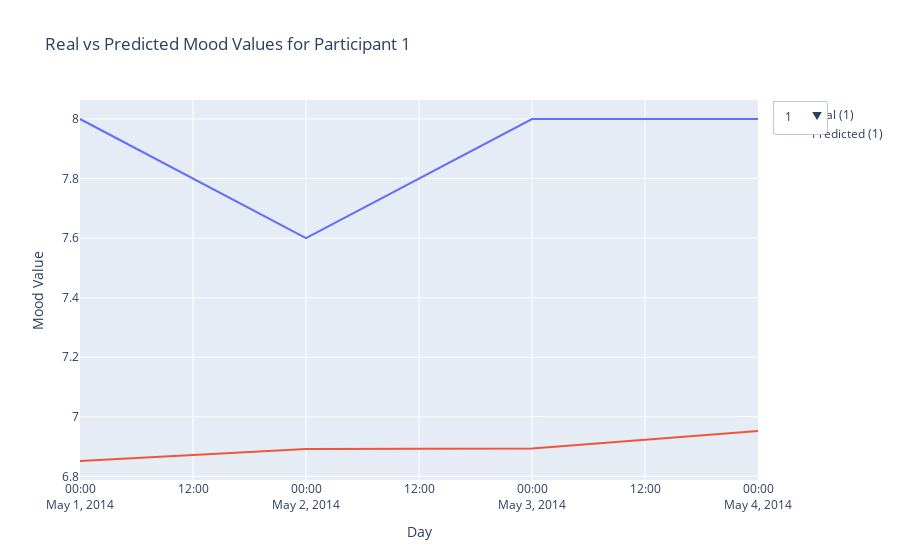

The cell this chart's notebook holds for it:
### Markdown cell above
### Plot predictions

### Code cell
# Call the function to predict and plot
# predict_and_plot(model, train_loader, train_dataset, target_scaler=scaler_target, show_plot=True, save_html=True, title="train", scaler_type=SCALER_TYPE)
df_results, mae, rmse, r2 = predict_and_plot(model, test_loader, test_dataset, target_scaler=scaler_target, show_plot=True, save_html=True, title="test", scaler_type=SCALER_TYPE)

### Figure 1 — Plotly figure (JSON) as saved in the notebook; plotly's stock layout.template omitted (floating-point values rounded to 4 significant figures)
{"data": [{"mode": "lines", "name": "Real (1)", "type": "scatter", "visible": true, "x": ["2014-05-01", "2014-05-02", "2014-05-03", "2014-05-04"], "y": [8, 7.6, 8, 8]}, {"mode": "lines", "name": "Predicted (1)", "type": "scatter", "visible": true, "x": ["2014-05-01", "2014-05-02", "2014-05-03", "2014-05-04"], "y": [6.851, 6.892, 6.893, 6.952]}, {"mode": "lines", "name": "Real (2)", "type": "scatter", "visible": false, "x": ["2014-04-17", "2014-04-18", "2014-04-19", "2014-04-20", "2014-04-21", "2014-04-22", "2014-04-23", "2014-04-24", "2014-04-25"], "y": [6.5, 5.667, 5.5, 7, 9, 7, 7.75, 7.4, 7.25]}, {"mode": "lines", "name": "Predicted (2)", "type": "scatter", "visible": false, "x": ["2014-04-17", "2014-04-18", "2014-04-19", "2014-04-20", "2014-04-21", "2014-04-22", "2014-04-23", "2014-04-24", "2014-04-25"], "y": [7.103, 5.929, 6.577, 5.829, 7.257, 6.067, 7.823, 7.351, 7.44]}, {"mode": "lines", "name": "Real (3)", "type": "scatter", "visible": false, "x": ["2014-04-28", "2014-04-29", "2014-04-30", "2014-05-01", "2014-05-02", "2014-05-03", "2014-05-04", "2014-05-05", "2014-05-06", "2014-05-07"], "y": [7.458, 7.667, 7.2, 7, 6.8, 7, 6.75, 7, 6.333, 7.25]}, {"mode": "lines", "name": "Predicted (3)", "type": "scatter", "visible": false, "x": ["2014-04-28", "2014-04-29", "2014-04-30", "2014-05-01", "2014-05-02", "2014-05-03", "2014-05-04", "2014-05-05", "2014-05-06", "2014-05-07"], "y": [7.401, 7.312, 7.1, 6.571, 7.029, 6.352, 6.291, 6.694, 6.81, 6.525]}, {"mode": "lines", "name": "Real (5)", "type": "scatter", "visible": false, "x": ["2014-04-25", "2014-04-26", "2014-04-27", "2014-04-28", "2014-04-29", "2014-04-30", "2014-05-01", "2014-05-02", "2014-05-03", "2014-05-04", "2014-05-05"], "y": [7.6, 7, 6.875, 6.75, 7, 5.4, 5, 6.2, 5.667, 8, 5.5]}, {"mode": "lines", "name": "Predicted (5)", "type": "scatter", "visible": false, "x": ["2014-04-25", "2014-04-26", "2014-04-27", "2014-04-28", "2014-04-29", "2014-04-30", "2014-05-01", "2014-05-02", "2014-05-03", "2014-05-04", "2014-05-05"], "y": [7.093, 6.815, 6.406, 6.924, 6.599, 6.147, 5.588, 6.71, 4.598, 5.894, 6.476]}, {"mode": "lines", "name": "Real (6)", "type": "scatter", "visible": false, "x": ["2014-04-29", "2014-04-30", "2014-05-01", "2014-05-02", "2014-05-03", "2014-05-04", "2014-05-05", "2014-05-06", "2014-05-07", "2014-05-08"], "y": [5.6, 5.8, 5.75, 6.667, 7, 7.2, 7.4, 6.8, 6.667, 8]}, {"mode": "lines", "name": "Predicted (6)", "type": "scatter", "visible": false, "x": ["2014-04-29", "2014-04-30", "2014-05-01", "2014-05-02", "2014-05-03", "2014-05-04", "2014-05-05", "2014-05-06", "2014-05-07", "2014-05-08"], "y": [6.085, 5.201, 6.092, 6.627, 5.839, 7.086, 6.531, 6.543, 7.272, 6.798]}, {"mode": "lines", "name": "Real (7)", "type": "scatter", "visible": false, "x": ["2014-04-26", "2014-04-27", "2014-04-28", "2014-04-29", "2014-04-30", "2014-05-01", "2014-05-02", "2014-05-03", "2014-05-04", "2014-05-05"], "y": [7.5, 7.6, 7.75, 6.6, 6, 6.6, 5.6, 4.8, 6, 7.667]}, {"mode": "lines", "name": "Predicted (7)", "type": "scatter", "visible": false, "x": ["2014-04-26", "2014-04-27", "2014-04-28", "2014-04-29", "2014-04-30", "2014-05-01", "2014-05-02", "2014-05-03", "2014-05-04", "2014-05-05"], "y": [5.59, 6.143, 6.49, 6.11, 6.394, 6.517, 6.145, 6.123, 5.951, 6.637]}, {"mode": "lines", "name": "Real (8)", "type": "scatter", "visible": false, "x": ["2014-04-23", "2014-04-24", "2014-04-25", "2014-04-26", "2014-04-27", "2014-04-28", "2014-04-29", "2014-04-30", "2014-05-01", "2014-05-02", "2014-05-03", "2014-05-04", "2014-05-05"], "y": [8.5, 7.833, 8.333, 8, 7.25, 8, 8, 6, 6.667, 6.8, 6.8, 7, 7]}, {"mode": "lines", "name": "Predicted (8)", "type": "scatter", "visible": false, "x": ["2014-04-23", "2014-04-24", "2014-04-25", "2014-04-26", "2014-04-27", "2014-04-28", "2014-04-29", "2014-04-30", "2014-05-01", "2014-05-02", "2014-05-03", "2014-05-04", "2014-05-05"], "y": [6.624, 7.406, 6.864, 6.762, 7.631, 6.914, 6.618, 6.722, 6.829, 6.803, 6.92, 6.653, 6.488]}, {"mode": "lines", "name": "Real (9)", "type": "scatter", "visible": false, "x": ["2014-04-26", "2014-04-27", "2014-04-28", "2014-04-29", "2014-04-30", "2014-05-01", "2014-05-02", "2014-05-03", "2014-05-04", "2014-05-05"], "y": [7, 6.8, 7, 7, 7, 7, 7, 7.2, 7, 7]}, {"mode": "lines", "name": "Predicted (9)", "type": "scatter", "visible": false, "x": ["2014-04-26", "2014-04-27", "2014-04-28", "2014-04-29", "2014-04-30", "2014-05-01", "2014-05-02", "2014-05-03", "2014-05-04", "2014-05-05"], "y": [5.951, 6.789, 6.79, 6.699, 6.874, 6.99, 6.58, 6.863, 6.633, 6.653]}, {"mode": "lines", "name": "Real (12)", "type": "scatter", "visible": false, "x": ["2014-04-28", "2014-04-29", "2014-04-30", "2014-05-01", "2014-05-02", "2014-05-03", "2014-05-04", "2014-05-05"], "y": [8, 7.5, 7, 7.333, 7.25, 6.75, 7, 7]}, {"mode": "lines", "name": "Predicted (12)", "type": "scatter", "visible": false, "x": ["2014-04-28", "2014-04-29", "2014-04-30", "2014-05-01", "2014-05-02", "2014-05-03", "2014-05-04", "2014-05-05"], "y": [6.825, 6.865, 6.89, 6.918, 6.698, 6.731, 6.893, 6.339]}, {"mode": "lines", "name": "Real (13)", "type": "scatter", "visible": false, "x": ["2014-04-24", "2014-04-25", "2014-04-26", "2014-04-27", "2014-04-28", "2014-04-29", "2014-04-30", "2014-05-01", "2014-05-02", "2014-05-03", "2014-05-04"], "y": [8, 7, 7.25, 7.375, 7.5, 7.75, 6.8, 7.8, 7.4, 6.6, 7]}, {"mode": "lines", "name": "Predicted (13)", "type": "scatter", "visible": false, "x": ["2014-04-24", "2014-04-25", "2014-04-26", "2014-04-27", "2014-04-28", "2014-04-29", "2014-04-30", "2014-05-01", "2014-05-02", "2014-05-03", "2014-05-04"], "y": [6.725, 6.771, 7.347, 7.408, 6.835, 6.393, 6.622, 7.084, 7.012, 6.921, 6.846]}, {"mode": "lines", "name": "Real (14)", "type": "scatter", "visible": false, "x": ["2014-04-26", "2014-04-27", "2014-04-28", "2014-04-29", "2014-04-30", "2014-05-01", "2014-05-02", "2014-05-03", "2014-05-04", "2014-05-05"], "y": [7, 7, 7.2, 6.75, 7.333, 7, 7, 7.6, 7.4, 9]}, {"mode": "lines", "name": "Predicted (14)", "type": "scatter", "visible": false, "x": ["2014-04-26", "2014-04-27", "2014-04-28", "2014-04-29", "2014-04-30", "2014-05-01", "2014-05-02", "2014-05-03", "2014-05-04", "2014-05-05"], "y": [6.339, 6.973, 6.378, 6.393, 6.404, 6.583, 6.528, 7.791, 7.539, 7.519]}, {"mode": "lines", "name": "Real (15)", "type": "scatter", "visible": false, "x": ["2014-04-27", "2014-04-28", "2014-04-29", "2014-04-30", "2014-05-01", "2014-05-02", "2014-05-03", "2014-05-04", "2014-05-05", "2014-05-06", "2014-05-07", "2014-05-08"], "y": [6.6, 6.75, 7.8, 7, 7, 7.5, 8, 6.5, 6.5, 6.8, 7, 7.4]}, {"mode": "lines", "name": "Predicted (15)", "type": "scatter", "visible": false, "x": ["2014-04-27", "2014-04-28", "2014-04-29", "2014-04-30", "2014-05-01", "2014-05-02", "2014-05-03", "2014-05-04", "2014-05-05", "2014-05-06", "2014-05-07", "2014-05-08"], "y": [7.539, 6.877, 6.602, 7.123, 6.806, 7.181, 7.43, 6.512, 6.608, 6.149, 7.267, 7.256]}, {"mode": "lines", "name": "Real (16)", "type": "scatter", "visible": false, "x": ["2014-04-25", "2014-04-26", "2014-04-27", "2014-04-28", "2014-04-29", "2014-04-30", "2014-05-01", "2014-05-02", "2014-05-03", "2014-05-04", "2014-05-05"], "y": [6.6, 6.2, 7.6, 8, 7.2, 5.8, 5.4, 7.4, 6.4, 7.8, 7.8]}, {"mode": "lines", "name": "Predicted (16)", "type": "scatter", "visible": false, "x": ["2014-04-25", "2014-04-26", "2014-04-27", "2014-04-28", "2014-04-29", "2014-04-30", "2014-05-01", "2014-05-02", "2014-05-03", "2014-05-04", "2014-05-05"], "y": [6.473, 6.826, 6.991, 6.856, 7.201, 7.263, 7.164, 6.944, 6.144, 5.75, 7.803]}, {"mode": "lines", "name": "Real (17)", "type": "scatter", "visible": false, "x": ["2014-04-23", "2014-04-24", "2014-04-25", "2014-04-26", "2014-04-27", "2014-04-28", "2014-04-29", "2014-04-30", "2014-05-01", "2014-05-02", "2014-05-03", "2014-05-04", "2014-05-05"], "y": [6.8, 7.5, 7, 6.4, 6.667, 6.333, 6.5, 7.8, 7.6, 8.2, 7.6, 6, 7.8]}, {"mode": "lines", "name": "Predicted (17)", "type": "scatter", "visible": false, "x": ["2014-04-23", "2014-04-24", "2014-04-25", "2014-04-26", "2014-04-27", "2014-04-28", "2014-04-29", "2014-04-30", "2014-05-01", "2014-05-02", "2014-05-03", "2014-05-04", "2014-05-05"], "y": [7.275, 7.171, 7.355, 7.072, 7.61, 7.002, 6.577, 7.231, 7.963, 7.668, 8.112, 7.144, 6.619]}, {"mode": "lines", "name": "Real (19)", "type": "scatter", "visible": false, "x": ["2014-04-26", "2014-04-27", "2014-04-28", "2014-04-29", "2014-04-30", "2014-05-01", "2014-05-02", "2014-05-03", "2014-05-04", "2014-05-05"], "y": [8.2, 8, 7.8, 7.8, 8, 6.75, 7, 7, 7, 7]}, {"mode": "lines", "name": "Predicted (19)", "type": "scatter", "visible": false, "x": ["2014-04-26", "2014-04-27", "2014-04-28", "2014-04-29", "2014-04-30", "2014-05-01", "2014-05-02", "2014-05-03", "2014-05-04", "2014-05-05"], "y": [7.847, 7.981, 7.805, 7.732, 7.779, 7.782, 7.176, 7.26, 7.114, 7.264]}, {"mode": "lines", "name": "Real (20)", "type": "scatter", "visible": false, "x": ["2014-04-26", "2014-04-27", "2014-04-28", "2014-04-29", "2014-04-30", "2014-05-01", "2014-05-02", "2014-05-03", "2014-05-04", "2014-05-05"], "y": [8.667, 7.75, 7.25, 7.2, 7.2, 5.75, 6.2, 8.2, 7, 6.8]}, {"mode": "lines", "name": "Predicted (20)", "type": "scatter", "visible": false, "x": ["2014-04-26", "2014-04-27", "2014-04-28", "2014-04-29", "2014-04-30", "2014-05-01", "2014-05-02", "2014-05-03", "2014-05-04", "2014-05-05"], "y": [7.094, 7.24, 7.785, 8.23, 7.549, 6.863, 6.267, 7.144, 6.788, 6.622]}, {"mode": "lines", "name": "Real (23)", "type": "scatter", "visible": false, "x": ["2014-04-23"], "y": [7]}, {"mode": "lines", "name": "Predicted (23)", "type": "scatter", "visible": false, "x": ["2014-04-23"], "y": [7.218]}], "layout": {"title": {"text": "Real vs Predicted Mood Values for Participant 1"}, "updatemenus": [{"active": 0, "buttons": [{"args": [{"visible": [true, true, false, false, false, false, false, false, false, false, false, false, false, false, false, false, false, false, false, false, false, false, false, false, false, false, false, false, false, false, false, false, false, false]}, {"title": "Real vs Predicted Mood Values for Participant 1", "xaxis": {"title": "Day"}, "yaxis": {"title": "Mood Value"}}], "label": "1", "method": "update"}, {"args": [{"visible": [false, false, true, true, false, false, false, false, false, false, false, false, false, false, false, false, false, false, false, false, false, false, false, false, false, false, false, false, false, false, false, false, false, false]}, {"title": "Real vs Predicted Mood Values for Participant 2", "xaxis": {"title": "Day"}, "yaxis": {"title": "Mood Value"}}], "label": "2", "method": "update"}, {"args": [{"visible": [false, false, false, false, true, true, false, false, false, false, false, false, false, false, false, false, false, false, false, false, false, false, false, false, false, false, false, false, false, false, false, false, false, false]}, {"title": "Real vs Predicted Mood Values for Participant 3", "xaxis": {"title": "Day"}, "yaxis": {"title": "Mood Value"}}], "label": "3", "method": "update"}, {"args": [{"visible": [false, false, false, false, false, false, true, true, false, false, false, false, false, false, false, false, false, false, false, false, false, false, false, false, false, false, false, false, false, false, false, false, false, false]}, {"title": "Real vs Predicted Mood Values for Participant 5", "xaxis": {"title": "Day"}, "yaxis": {"title": "Mood Value"}}], "label": "5", "method": "update"}, {"args": [{"visible": [false, false, false, false, false, false, false, false, true, true, false, false, false, false, false, false, false, false, false, false, false, false, false, false, false, false, false, false, false, false, false, false, false, false]}, {"title": "Real vs Predicted Mood Values for Participant 6", "xaxis": {"title": "Day"}, "yaxis": {"title": "Mood Value"}}], "label": "6", "method": "update"}, {"args": [{"visible": [false, false, false, false, false, false, false, false, false, false, true, true, false, false, false, false, false, false, false, false, false, false, false, false, false, false, false, false, false, false, false, false, false, false]}, {"title": "Real vs Predicted Mood Values for Participant 7", "xaxis": {"title": "Day"}, "yaxis": {"title": "Mood Value"}}], "label": "7", "method": "update"}, {"args": [{"visible": [false, false, false, false, false, false, false, false, false, false, false, false, true, true, false, false, false, false, false, false, false, false, false, false, false, false, false, false, false, false, false, false, false, false]}, {"title": "Real vs Predicted Mood Values for Participant 8", "xaxis": {"title": "Day"}, "yaxis": {"title": "Mood Value"}}], "label": "8", "method": "update"}, {"args": [{"visible": [false, false, false, false, false, false, false, false, false, false, false, false, false, false, true, true, false, false, false, false, false, false, false, false, false, false, false, false, false, false, false, false, false, false]}, {"title": "Real vs Predicted Mood Values for Participant 9", "xaxis": {"title": "Day"}, "yaxis": {"title": "Mood Value"}}], "label": "9", "method": "update"}, {"args": [{"visible": [false, false, false, false, false, false, false, false, false, false, false, false, false, false, false, false, true, true, false, false, false, false, false, false, false, false, false, false, false, false, false, false, false, false]}, {"title": "Real vs Predicted Mood Values for Participant 12", "xaxis": {"title": "Day"}, "yaxis": {"title": "Mood Value"}}], "label": "12", "method": "update"}, {"args": [{"visible": [false, false, false, false, false, false, false, false, false, false, false, false, false, false, false, false, false, false, true, true, false, false, false, false, false, false, false, false, false, false, false, false, false, false]}, {"title": "Real vs Predicted Mood Values for Participant 13", "xaxis": {"title": "Day"}, "yaxis": {"title": "Mood Value"}}], "label": "13", "method": "update"}, {"args": [{"visible": [false, false, false, false, false, false, false, false, false, false, false, false, false, false, false, false, false, false, false, false, true, true, false, false, false, false, false, false, false, false, false, false, false, false]}, {"title": "Real vs Predicted Mood Values for Participant 14", "xaxis": {"title": "Day"}, "yaxis": {"title": "Mood Value"}}], "label": "14", "method": "update"}, {"args": [{"visible": [false, false, false, false, false, false, false, false, false, false, false, false, false, false, false, false, false, false, false, false, false, false, true, true, false, false, false, false, false, false, false, false, false, false]}, {"title": "Real vs Predicted Mood Values for Participant 15", "xaxis": {"title": "Day"}, "yaxis": {"title": "Mood Value"}}], "label": "15", "method": "update"}, {"args": [{"visible": [false, false, false, false, false, false, false, false, false, false, false, false, false, false, false, false, false, false, false, false, false, false, false, false, true, true, false, false, false, false, false, false, false, false]}, {"title": "Real vs Predicted Mood Values for Participant 16", "xaxis": {"title": "Day"}, "yaxis": {"title": "Mood Value"}}], "label": "16", "method": "update"}, {"args": [{"visible": [false, false, false, false, false, false, false, false, false, false, false, false, false, false, false, false, false, false, false, false, false, false, false, false, false, false, true, true, false, false, false, false, false, false]}, {"title": "Real vs Predicted Mood Values for Participant 17", "xaxis": {"title": "Day"}, "yaxis": {"title": "Mood Value"}}], "label": "17", "method": "update"}, {"args": [{"visible": [false, false, false, false, false, false, false, false, false, false, false, false, false, false, false, false, false, false, false, false, false, false, false, false, false, false, false, false, true, true, false, false, false, false]}, {"title": "Real vs Predicted Mood Values for Participant 19", "xaxis": {"title": "Day"}, "yaxis": {"title": "Mood Value"}}], "label": "19", "method": "update"}, {"args": [{"visible": [false, false, false, false, false, false, false, false, false, false, false, false, false, false, false, false, false, false, false, false, false, false, false, false, false, false, false, false, false, false, true, true, false, false]}, {"title": "Real vs Predicted Mood Values for Participant 20", "xaxis": {"title": "Day"}, "yaxis": {"title": "Mood Value"}}], "label": "20", "method": "update"}, {"args": [{"visible": [false, false, false, false, false, false, false, false, false, false, false, false, false, false, false, false, false, false, false, false, false, false, false, false, false, false, false, false, false, false, false, false, true, true]}, {"title": "Real vs Predicted Mood Values for Participant 23", "xaxis": {"title": "Day"}, "yaxis": {"title": "Mood Value"}}], "label": "23", "method": "update"}], "showactive": true, "x": 1.1, "y": 1}], "xaxis": {"title": {"text": "Day"}}, "yaxis": {"title": {"text": "Mood Value"}}}}
